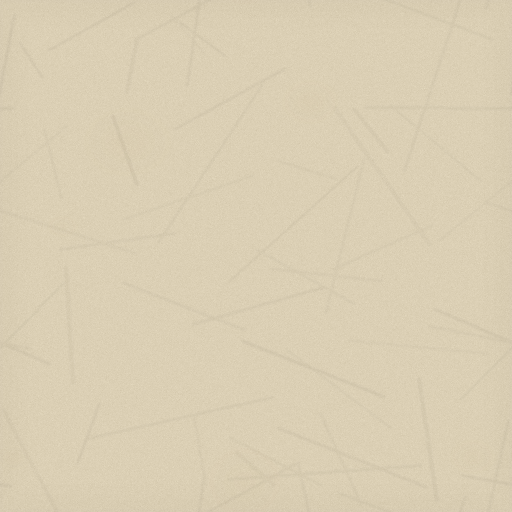
#> input picture game/gui/tex/parchment.png, 512 x 512 px, found by its file name
$ python gen_gui_assets.py
#> lines starting #> are read from the running program, lines starting #| are printed output that depends on the picture
# -*- coding: utf-8 -*-
"""
Redraw ALL medieval GUI assets (README-AI.md section 5.4).
Sizes are FIXED - they match the table and the Frame borders in screens.rpy.
Palette is strictly README 5.2. No gold, no gloss, no neon.
Textures come from game/gui/tex/ (gen_textures.py).
"""
import random
from PIL import Image, ImageDraw, ImageFilter, ImageFont

G = "game/gui"
TEX = G + "/tex"
FONT_DIR = "game/fonts"

# --- palette (README 5.2) ---
PAPER = "#e7dcc2"
EDGE = "#d3c19c"
DEEP = "#bfa87f"
WOOD_DARK = "#2c1d13"
WOOD_MID = "#3d2a1c"
WOOD_LIGHT = "#513a26"
INK = "#241811"          # main text ink
INK2 = "#4a382a"         # secondary ink
RULE = "#3a2a1d"         # ink rule color (5.3)
MUTED = "#6d5a45"
ACCENT = "#7b2f22"       # cinnabar
ACCENT_H = "#5c1f15"

# rgb triples for alpha-composited drawing (PIL: hex string + alpha tuple)
DEEP_RGB = (0xBF, 0xA8, 0x7F)
WOOD_DARK_RGB = (0x2C, 0x1D, 0x13)
CONFIRM_RGB = (0x1B, 0x12, 0x0C)

PARCH = Image.open(TEX + "/parchment.png").convert("RGBA")
#> PARCH is the input picture: PIL image 512x512 RGBA; mean R, G, B, A 218.1, 206.2, 179.5, 255
WOOD = Image.open(TEX + "/wood.png").convert("RGBA")
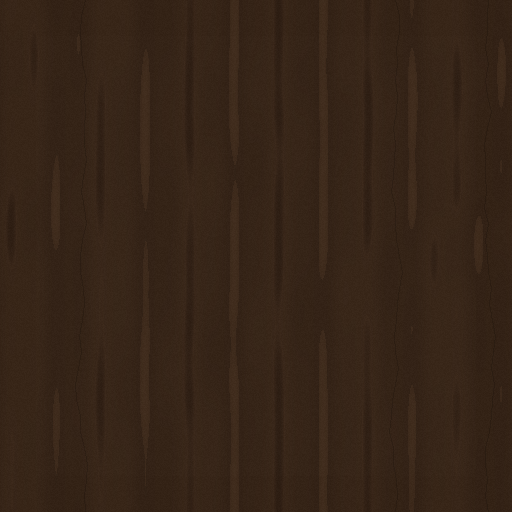
#> input picture game/gui/tex/wood.png, 512 x 512 px, found by its file name
#> WOOD is the input picture: PIL image 512x512 RGBA; mean R, G, B, A 54.1, 36.6, 23.6, 255


def paper_bg(w, h, ox=0, oy=0):
#> called with w = 1920, h = 277, ox = 463, oy = 476
    im = Image.new("RGBA", (w, h))
#> im: PIL image 1920x277 RGBA; every value is 0
    for x in range(-1, w // 512 + 2):
        for y in range(-1, h // 512 + 2):
            im.paste(PARCH, (x * 512 + ox, y * 512 + oy))
    return im.crop((0, 0, w, h)) if (ox or oy) else im


def wood_bg(w, h, ox=0, oy=0):
#> called with w = 1920, h = 13, ox = 0, oy = 0
    im = Image.new("RGBA", (w, h))
    for x in range(-1, w // 512 + 2):
        for y in range(-1, h // 512 + 2):
            im.paste(WOOD, (x * 512 + ox, y * 512 + oy))
    return im.crop((0, 0, w, h))


def solid(w, h, color):
    return Image.new("RGBA", (w, h), color)


def ink_box(im, x0, y0, x1, y1, lw=2, color=RULE):
    """2px double-line-safe box drawn with explicit rectangles (no AA)."""
    d = ImageDraw.Draw(im)
    d.rectangle([x0, y0, x1, y0 + lw - 1], fill=color)          # top
    d.rectangle([x0, y1 - lw + 1, x1, y1], fill=color)          # bottom
    d.rectangle([x0, y0 + lw, x0 + lw - 1, y1 - lw], fill=color)   # left
    d.rectangle([x1 - lw + 1, y0 + lw, x1, y1 - lw], fill=color)   # right


# [6 lines left out: function double_ink_box, not called in this run]


def darken(im, f=0.93):
    """Brightness multiply on RGB only (keep alpha)."""
    r, g, b, a = im.split()
    r = r.point(lambda v: int(v * f))
    g = g.point(lambda v: int(v * f))
    b = b.point(lambda v: int(v * f))
    return Image.merge("RGBA", (r, g, b, a))


def save(im, path):
    im.save(path)
    print("OK", path, im.size)


def ring(im, t, color=EDGE):
    """Solid uniform border ring t px thick - the 9-slice safe edge."""
    w, h = im.size
    d = ImageDraw.Draw(im)
    d.rectangle([0, 0, w - 1, t - 1], fill=color)
    d.rectangle([0, h - t, w - 1, h - 1], fill=color)
    d.rectangle([0, 0, t - 1, h - 1], fill=color)
    d.rectangle([w - t, 0, w - 1, h - 1], fill=color)


# ---------------------------------------------------------------- panels
def panel_paper(w, h, ring_t, dbl=True, inset=None, ox=0, oy=0):
    """Parchment panel: textured center, uniform ring, double ink rule."""
    im = paper_bg(w, h, ox, oy)
    ring(im, ring_t)
    if inset is None:
        inset = max(2, ring_t // 2 - 1)     # rule sits INSIDE the ring band
    ink_box(im, inset, inset, w - 1 - inset, h - 1 - inset, 2, RULE)
    if dbl:
        i2 = inset + 6                       # 2px line + 4px gap + 2px line
        if min(w, h) > 2 * i2 + 6:
            ink_box(im, i2, i2, w - 1 - i2, h - 1 - i2, 2, RULE)
    return im


def main():
    rnd = random.Random(11)
    off = lambda: (rnd.randint(0, 511), rnd.randint(0, 511))
    offk = lambda: {'ox': rnd.randint(0, 511), 'oy': rnd.randint(0, 511)}

    # ---------------- textbox 1920x277 (plain Image, no 9-slice)
    w, h = 1920, 277
    im = paper_bg(w, h, *off())
    d = ImageDraw.Draw(im)
    # 13 px dark wood "table edge" on top
    im.paste(wood_bg(w, 13), (0, 0))
    d = ImageDraw.Draw(im)
    d.rectangle([0, 13, w - 1, 13], fill=WOOD_DARK)
    # double ink rule along the wood edge
    d.rectangle([0, 16, w - 1, 17], fill=RULE)
    d.rectangle([0, 22, w - 1, 23], fill=RULE)
    # soft inner shadow under the rule (#bfa87f a40 -> 0 over 30 px).
    # drawn on a transparent overlay + alpha_composite: a direct ImageDraw
    # line with alpha REPLACES pixel alpha and punches holes in the paper.
    ov = Image.new("RGBA", (w, h), (0, 0, 0, 0))
    od = ImageDraw.Draw(ov)
    for i in range(30):
        a = int(40 * (1 - i / 30))
        od.line([(0, 26 + i), (w - 1, 26 + i)], fill=DEEP_RGB + (a,), width=1)
    im = Image.alpha_composite(im, ov)
    d = ImageDraw.Draw(im)
    # bottom = screen edge: no border, just a hair of deep shade
    d.rectangle([0, h - 2, w - 1, h - 1], fill=EDGE)
    save(im, G + "/textbox.png")
#> in save, `im.save(path)`:
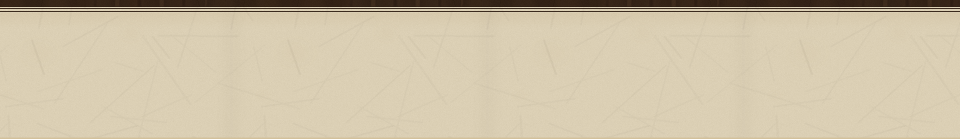
#> saved as textbox.png: PIL image 1920x277 RGBA (shown at 1/2 size); mean R, G, B, A 207.5, 195, 169, 255
#| OK game/gui/textbox.png (1920, 277)

    # ---------------- namebox 450x54, Borders(5,5,5,5)
    w, h = 450, 54
    im = panel_paper(w, h, 5, dbl=True, inset=1, ox=off()[0], oy=off()[1])
    d = ImageDraw.Draw(im)
    # vertical ink tick 3 px near the left edge
    d.rectangle([17, 14, 19, h - 15], fill=INK)
    save(im, G + "/namebox.png")
#| OK game/gui/namebox.png (450, 54)

    # ---------------- frame 900x375, Borders(6,6,6,6)
    im = panel_paper(900, 375, 6, dbl=True, inset=2, **offk())
    save(im, G + "/frame.png")
#| OK game/gui/frame.png (900, 375)

    # ---------------- notify 1383x64, Borders(24,8,60,8)
    im = panel_paper(1383, 64, 8, dbl=False, inset=3, **offk())
    save(im, G + "/notify.png")
#| OK game/gui/notify.png (1383, 64)

    # ---------------- skip 360x64, Borders(24,8,75,8)
    im = panel_paper(360, 64, 8, dbl=False, inset=3, **offk())
    save(im, G + "/skip.png")
#| OK game/gui/skip.png (360, 64)

    # ---------------- nvl 1920x1080, Borders(0,15,0,30)
    w, h = 1920, 1080
    im = paper_bg(w, h, *off())
    d = ImageDraw.Draw(im)
    # top band (15 px, stretched horizontally -> keep it flat-color)
    d.rectangle([0, 0, w - 1, 11], fill=WOOD_DARK)
    d.rectangle([0, 12, w - 1, 13], fill=RULE)
    ov = Image.new("RGBA", (w, h), (0, 0, 0, 0))  # see textbox alpha note
    od = ImageDraw.Draw(ov)
    for i in range(24):   # inner shadow below the band
        a = int(36 * (1 - i / 24))
        od.line([(0, 15 + i), (w - 1, 15 + i)], fill=DEEP_RGB + (a,))
    im = Image.alpha_composite(im, ov)
    d = ImageDraw.Draw(im)
    # bottom band (30 px)
    d.rectangle([0, h - 30, w - 1, h - 29], fill=RULE)
    d.rectangle([0, h - 26, w - 1, h - 1], fill=EDGE)
    save(im, G + "/nvl.png")
#> in save (call 6), `im.save(path)`:
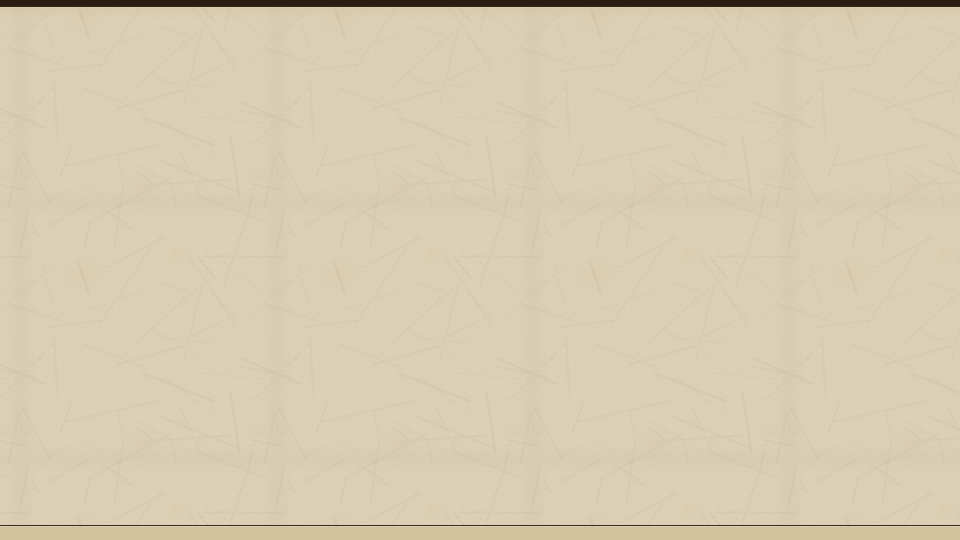
#> saved as nvl.png: PIL image 1920x1080 RGBA (shown at 1/2 size); mean R, G, B, A 215.4, 203.2, 176.5, 255
#| OK game/gui/nvl.png (1920, 1080)

    # ---------------- bubbles (9-slice 55,55,55,95)
    def bubble(w, h, tail):
#> called with w = 200, h = 155, tail = True
        im = Image.new("RGBA", (w, h), (0, 0, 0, 0))
#> im: PIL image 200x155 RGBA; every value is 0
        body = paper_bg(w, h, *off())
#> after the loop in paper_bg (call 7), `for x in range(-1, w // 512 + 2):`:
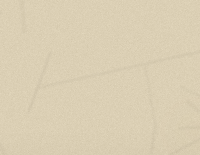
#> im: PIL image 200x155 RGBA; mean R, G, B, A 218.5, 206.5, 179.7, 255
        m = Image.new("L", (w, h), 0)
#> m: PIL image 200x155 L; every value is 0
        md = ImageDraw.Draw(m)
        md.rounded_rectangle([2, 2, w - 3, h - (30 if tail else 3)],
                             radius=16, fill=255)
        if tail:
            md.polygon([(18, h - 34), (6, h - 3), (44, h - 24)], fill=255)
        im.paste(body, (0, 0), m)
        d = ImageDraw.Draw(im)
        d.rounded_rectangle([2, 2, w - 3, h - (30 if tail else 3)],
                            radius=16, outline=RULE, width=2)
        if tail:
            d.polygon([(18, h - 34), (6, h - 3), (44, h - 24)],
                      fill=None, outline=RULE, width=2)
        return im

    save(bubble(200, 155, True), G + "/bubble.png")
#| OK game/gui/bubble.png (200, 155)

    # thoughtbubble 200x133: body + three trailing dots
    w, h = 200, 133
    im = Image.new("RGBA", (w, h), (0, 0, 0, 0))
#> im: PIL image 200x133 RGBA; every value is 0
    body = paper_bg(w, h, *off())
#> after the loop in paper_bg (call 8), `for x in range(-1, w // 512 + 2):`:
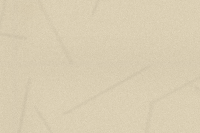
#> im: PIL image 200x133 RGBA; mean R, G, B, A 217.4, 205.4, 178.8, 255
    m = Image.new("L", (w, h), 0)
#> m: PIL image 200x133 L; every value is 0
    md = ImageDraw.Draw(m)
    md.rounded_rectangle([2, 2, w - 3, h - 14], radius=16, fill=255)
    md.ellipse([20, h - 20, 34, h - 6], fill=255)
    md.ellipse([8, h - 12, 16, h - 4], fill=255)
    im.paste(body, (0, 0), m)
    d = ImageDraw.Draw(im)
    d.rounded_rectangle([2, 2, w - 3, h - 14], radius=16, outline=RULE, width=2)
    d.ellipse([20, h - 20, 34, h - 6], outline=RULE, width=2)
    d.ellipse([8, h - 12, 16, h - 4], outline=RULE, width=2)
    save(im, G + "/thoughtbubble.png")
#| OK game/gui/thoughtbubble.png (200, 133)

    # ---------------- buttons
    def button(w, h, ring_t, inset, hover=False):
        im = panel_paper(w, h, ring_t, dbl=False, inset=inset, **offk())
#> after the loop in paper_bg (call 9), `for x in range(-1, w // 512 + 2):`:
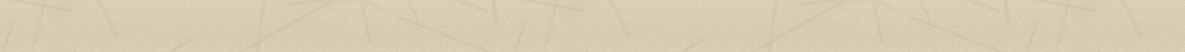
#> im: PIL image 1185x52 RGBA; mean R, G, B, A 216.3, 204.3, 177.7, 255
        if hover:
            im = darken(im, 0.92)
            ink_box(im, inset, inset, w - 1 - inset, h - 1 - inset, 2, ACCENT)
        return im

    # choice 1185x52, Borders(150,8,150,8)
    save(button(1185, 52, 8, 3), G + "/button/choice_idle_background.png")
#| OK game/gui/button/choice_idle_background.png (1185, 52)
    save(button(1185, 52, 8, 3, True), G + "/button/choice_hover_background.png")
#> in darken, `r, g, b, a = im.split()`:
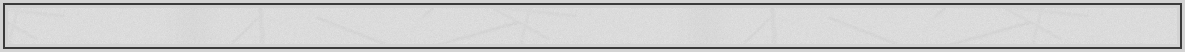
#> r: PIL image 1185x52 L; min 58, max 227, mean 204
#| OK game/gui/button/choice_hover_background.png (1185, 52)
    # plain 450x49, Borders(6,6,6,6)
    save(button(450, 49, 6, 2), G + "/button/idle_background.png")
#| OK game/gui/button/idle_background.png (450, 49)
    save(button(450, 49, 6, 2, True), G + "/button/hover_background.png")
#| OK game/gui/button/hover_background.png (450, 49)

    # quick 150x45, Borders(15,6,15,0): open bottom edge
    def quick(hover=False):
        w, h = 150, 45
        im = paper_bg(w, h, *off())
        d = ImageDraw.Draw(im)
        # uniform bands: top 6 px; bottom 10 px flat paper-ish (border=0 ->
        # center stretches, keep bottom rows featureless)
        d.rectangle([0, 0, w - 1, 5], fill=EDGE)
        d.rectangle([0, 0, 5, h - 11], fill=EDGE)
        d.rectangle([w - 6, 0, w - 1, h - 11], fill=EDGE)
        d.rectangle([0, h - 10, w - 1, h - 1], fill=PAPER)
        col = ACCENT if hover else RULE
        d.rectangle([2, 2, w - 3, 3], fill=col)
        d.rectangle([2, 2, 3, h - 11], fill=col)
        d.rectangle([w - 4, 2, w - 3, h - 11], fill=col)
        if hover:
            im = darken(im, 0.92)
            d = ImageDraw.Draw(im)
            d.rectangle([2, 2, w - 3, 3], fill=ACCENT)
            d.rectangle([2, 2, 3, h - 11], fill=ACCENT)
            d.rectangle([w - 4, 2, w - 3, h - 11], fill=ACCENT)
        return im

    save(quick(), G + "/button/quick_idle_background.png")
#| OK game/gui/button/quick_idle_background.png (150, 45)
    save(quick(True), G + "/button/quick_hover_background.png")
#| OK game/gui/button/quick_hover_background.png (150, 45)

    # slot 414x309, Borders(15,15,15,15) - fixed size, free to decorate
    def slot(hover=False):
#> called with hover = False
        w, h = 414, 309
        im = panel_paper(w, h, 15, dbl=True, inset=4, **offk())
        col = ACCENT if hover else RULE
        if hover:
            im = darken(im, 0.92)
            ink_box(im, 4, 4, w - 5, h - 5, 2, col)
            ink_box(im, 12, 12, w - 13, h - 13, 2, col)
        d = ImageDraw.Draw(im)
        # corner lozenges (ink diamonds) - static, decorative
        for cx, cy in [(22, 22), (w - 23, 22), (22, h - 23), (w - 23, h - 23)]:
            d.polygon([(cx, cy - 4), (cx + 4, cy), (cx, cy + 4), (cx - 4, cy)],
                      fill=col)
        return im

    save(slot(), G + "/button/slot_idle_background.png")
#| OK game/gui/button/slot_idle_background.png (414, 309)
    save(slot(True), G + "/button/slot_hover_background.png")
#| OK game/gui/button/slot_hover_background.png (414, 309)

    # ---------------- check / radio foregrounds 105x49 (task #6.2)
    # Frame-as-Window semantics: a bare Image foreground keeps native size and
    # is anchored bottom-left; borders(78,0,27,0) => text occupies x0..77 and
    # the circle sits at x78..99 right behind it. Screens styles anchor the
    # foreground xalign=1.0, so the circle renders at the RIGHT edge of the
    # plate: [ text ... (o) ]. Left 78 px stay transparent for the text.
    WFG, HFG = 105, 49
    CX0, CY0, CX1, CY1 = 78, 14, 99, 35      # 21x21 circle box
    INK_C = "#3a2c1c"                         # ink outline per lead's note
    INK_C_H = "#54402a"                       # hover: slightly lighter ink
    WHITE = "#f2ecdc"                         # warm paper-white marker dot

    def fg_base():
        return Image.new("RGBA", (WFG, HFG), (0, 0, 0, 0))

    def fg_radio(kind):
        im = fg_base(); d = ImageDraw.Draw(im)
        if kind == "idle":
            d.ellipse([CX0, CY0, CX1, CY1], outline=INK_C, width=2)
        elif kind == "hover":
            d.ellipse([CX0, CY0, CX1, CY1], outline=INK_C_H, width=2)
        elif kind == "selected":
            d.ellipse([CX0, CY0, CX1, CY1], fill=ACCENT)
            d.ellipse([CX0, CY0, CX1, CY1], outline=RULE, width=1)
            d.ellipse([85, 21, 92, 28], fill=WHITE)
        else:  # selected_hover: same fill, brighter rim
            d.ellipse([CX0, CY0, CX1, CY1], fill=ACCENT)
            d.ellipse([CX0, CY0, CX1, CY1], outline=ACCENT_H, width=2)
            d.ellipse([85, 21, 92, 28], fill=WHITE)
        return im

    def fg_check(kind):
        im = fg_base(); d = ImageDraw.Draw(im)
        box = [CX0 + 1, CY0, CX1 - 1, CY1]
        col = {"idle": INK_C, "hover": INK_C_H}.get(kind, RULE)
        if kind in ("idle", "hover"):
            d.rectangle(box, outline=col, width=2)
        else:
            d.rectangle(box, fill=ACCENT)
            d.line([(CX0 + 5, 26), (CX0 + 9, 31), (CX1 - 4, 18)],
                   fill=WHITE, width=3, joint="curve")
        return im

    for kind, suffix in [("idle", ""), ("hover", "_hover"),
                         ("selected", "_selected"),
                         ("selected_hover", "_selected_hover")]:
        save(fg_radio(kind), G + "/button/radio%s_foreground.png" % suffix)
        save(fg_check(kind), G + "/button/check%s_foreground.png" % suffix)

    # ---------------- bars 525x38 / 38x525, Borders(6,6,6,6)
    def hbar_filled():
        w, h = 525, 38
        im = solid(w, h, ACCENT)
        d = ImageDraw.Draw(im)
        d.rectangle([0, 0, w - 1, 1], fill=ACCENT_H)
        d.rectangle([0, h - 2, w - 1, h - 1], fill=ACCENT_H)
        ink_box(im, 0, 0, w - 1, h - 1, 2, INK)
        # subtle fibre speckle, still cinnabar-family
        for _ in range(240):
            x, y = rnd.randint(3, w - 4), rnd.randint(3, h - 4)
            d.point((x, y), fill=ACCENT_H)
        return im

    def hbar_muted():
        w, h = 525, 38
        im = solid(w, h, EDGE)
        d = ImageDraw.Draw(im)
        d.rectangle([0, 0, w - 1, 1], fill=DEEP)
        d.rectangle([0, h - 2, w - 1, h - 1], fill=DEEP)
        ink_box(im, 0, 0, w - 1, h - 1, 2, RULE)
        return im

    lf = hbar_filled(); rt = hbar_muted()
    save(lf, G + "/bar/left.png")
#| OK game/gui/bar/left.png (525, 38)
#| OK game/gui/bar/right.png (525, 38)
#| OK game/gui/bar/top.png (38, 525)
#| OK game/gui/bar/bottom.png (38, 525)
    save(rt, G + "/bar/right.png")
    save(lf.transpose(Image.ROTATE_90), G + "/bar/top.png")
    save(rt.transpose(Image.ROTATE_90), G + "/bar/bottom.png")

    # ---------------- sliders 525x38 bar / 15x38 thumb
    def slider_bar(hover=False):
        w, h = 525, 38
        im = solid(w, h, EDGE)
        d = ImageDraw.Draw(im)
        col = ACCENT if hover else RULE
        d.rectangle([0, 2, w - 1, 3], fill=col)          # in top band
        d.rectangle([0, h - 4, w - 1, h - 3], fill=col)  # in bottom band
        d.rectangle([0, 16, w - 1, 21], fill=DEEP)       # groove (center)
        return im

    def slider_thumb(hover=False):
        w, h = 15, 38
        im = solid(w, h, WOOD_MID)
        d = ImageDraw.Draw(im)
        edge = ACCENT if hover else WOOD_DARK
        d.rectangle([0, 0, w - 1, 1], fill=edge)
        d.rectangle([0, h - 2, w - 1, h - 1], fill=edge)
        d.rectangle([0, 0, 1, h - 1], fill=edge)
        d.rectangle([w - 2, 0, w - 1, h - 1], fill=edge)
        d.rectangle([6, 4, 8, h - 5], fill=WOOD_LIGHT)   # grain highlight
        return im

    hb = slider_bar(False); hh = slider_bar(True)
    tb = slider_thumb(False); th = slider_thumb(True)
    save(hb, G + "/slider/horizontal_idle_bar.png")
#| OK game/gui/slider/horizontal_idle_bar.png (525, 38)
#| OK game/gui/slider/horizontal_hover_bar.png (525, 38)
#| OK game/gui/slider/vertical_idle_bar.png (38, 525)
#| OK game/gui/slider/vertical_hover_bar.png (38, 525)
    save(hh, G + "/slider/horizontal_hover_bar.png")
    save(tb, G + "/slider/horizontal_idle_thumb.png")
    save(th, G + "/slider/horizontal_hover_thumb.png")
    save(hb.transpose(Image.ROTATE_90), G + "/slider/vertical_idle_bar.png")
    save(hh.transpose(Image.ROTATE_90), G + "/slider/vertical_hover_bar.png")
    save(tb.transpose(Image.ROTATE_90), G + "/slider/vertical_idle_thumb.png")
    save(th.transpose(Image.ROTATE_90), G + "/slider/vertical_hover_thumb.png")

    # ---------------- scrollbars 1050x18 / thumb same size
    def sb_bar(hover=False):
        w, h = 1050, 18
        im = solid(w, h, EDGE)
        d = ImageDraw.Draw(im)
        col = ACCENT if hover else RULE
        d.rectangle([0, 3, w - 1, 3], fill=col)
        d.rectangle([0, h - 4, w - 1, h - 4], fill=col)
        d.rectangle([0, 8, w - 1, 9], fill=DEEP)
        return im

    def sb_thumb(hover=False):
        w, h = 1050, 18
        im = solid(w, h, INK2 if not hover else ACCENT_H)
        d = ImageDraw.Draw(im)
        d.rectangle([0, 0, w - 1, 1], fill=INK)
        d.rectangle([0, h - 2, w - 1, h - 1], fill=INK)
        d.rectangle([2, 7, w - 3, 10], fill=MUTED)
        return im

    b = sb_bar(False); bh = sb_bar(True)
    t = sb_thumb(False); tth = sb_thumb(True)
    save(b, G + "/scrollbar/horizontal_idle_bar.png")
#| OK game/gui/scrollbar/horizontal_idle_bar.png (1050, 18)
#| OK game/gui/scrollbar/horizontal_hover_bar.png (1050, 18)
#| OK game/gui/scrollbar/horizontal_idle_thumb.png (1050, 18)
#| OK game/gui/scrollbar/horizontal_hover_thumb.png (1050, 18)
    save(bh, G + "/scrollbar/horizontal_hover_bar.png")
    save(t, G + "/scrollbar/horizontal_idle_thumb.png")
    save(tth, G + "/scrollbar/horizontal_hover_thumb.png")
    save(b.transpose(Image.ROTATE_90), G + "/scrollbar/vertical_idle_bar.png")
    save(bh.transpose(Image.ROTATE_90), G + "/scrollbar/vertical_hover_bar.png")
    save(t.transpose(Image.ROTATE_90), G + "/scrollbar/vertical_idle_thumb.png")
    save(tth.transpose(Image.ROTATE_90), G + "/scrollbar/vertical_hover_thumb.png")

    # ---------------- menu backgrounds 1920x1080
    def menu_bg(path, seed):
#> called with path = 'game/gui/main_menu.png', seed = 101
        r2 = random.Random(seed)
        w, h = 1920, 1080
        im = wood_bg(w, h, r2.randint(0, 511), r2.randint(0, 511))
        # parchment sheet, 60 px margin, drop shadow 6/18/a90
        sh = Image.new("RGBA", (w, h), (0, 0, 0, 0))
        sd = ImageDraw.Draw(sh)
        sd.rectangle([60 + 6, 60 + 6, w - 61 + 6, h - 61 + 6],
                     fill=(0, 0, 0, 90))
        sh = sh.filter(ImageFilter.GaussianBlur(18))
        im = Image.alpha_composite(im, sh)
        sheet = paper_bg(w - 120, h - 120, r2.randint(0, 511), r2.randint(0, 511))
        # sheet inner shadow near its own edges (aged look), overlay-composited
        # so pixel alpha stays 255 (plain ImageDraw would punch holes)
        sov = Image.new("RGBA", sheet.size, (0, 0, 0, 0))
        sd2 = ImageDraw.Draw(sov)
        for i in range(18):
            a = int(26 * (1 - i / 18))
            sd2.rectangle([i, i, sheet.width - 1 - i, sheet.height - 1 - i],
                          outline=DEEP_RGB + (a,))
        sheet = Image.alpha_composite(sheet, sov)
        im.paste(sheet, (60, 60))
        d = ImageDraw.Draw(im)
        # double ink frame on the sheet
        d.rectangle([60, 60, w - 61, h - 61], outline=RULE, width=2)
        ink_box(im, 78, 78, w - 79, h - 79, 2, RULE)
        ink_box(im, 86, 86, w - 87, h - 87, 2, RULE)
        save(im, path)

    menu_bg(G + "/main_menu.png", 101)
    menu_bg(G + "/game_menu.png", 202)

    # ---------------- overlays 1920x1080
    w, h = 1920, 1080

    def nav_wash(path):
        """Затенение ТОЛЬКО под левой колонкой навигации.

        Рамки main_menu_frame / game_menu_outer_frame рисуют этот PNG 1:1 на
        весь экран, поэтому форма затемнения задаётся здесь, а не размером
        рамки. Ранее ложились равномерной тонировкой на весь пергаментный
        лист: в главном меню лист темнел до #887b68 (цитаты 3.6:1, название
        2.5:1), в игровом меню колонки настроек падали до 2.7:1.
        """
#> called with path = 'game/gui/overlay/main_menu.png'
        im = Image.new("RGBA", (w, h))
        d = ImageDraw.Draw(im)
        for x in range(w):
            if x <= 380:
                a = 125
            elif x < 460:
                a = int(125 * (460 - x) / 80)
            else:
                a = 0
            if a:
                d.line([(x, 0), (x, h - 1)], fill=WOOD_DARK_RGB + (a,))
        save(im, path)

    nav_wash(G + "/overlay/main_menu.png")
    nav_wash(G + "/overlay/game_menu.png")

    save(solid(w, h, CONFIRM_RGB + (150,)), G + "/overlay/confirm.png")

    # ---------------- window icon 250x250
    w, h = 250, 250
    im = Image.new("RGBA", (w, h), (0, 0, 0, 0))
    body = paper_bg(w, h, 7, 3)
    m = Image.new("L", (w, h), 0)
    ImageDraw.Draw(m).rounded_rectangle([2, 2, w - 3, h - 3], radius=30, fill=255)
    im.paste(body, (0, 0), m)
    d = ImageDraw.Draw(im)
    d.rounded_rectangle([2, 2, w - 3, h - 3], radius=30, outline=INK, width=3)
    d.rounded_rectangle([9, 9, w - 10, h - 10], radius=24, outline=RULE, width=2)
    f_big = ImageFont.truetype(FONT_DIR + "/OldStandard-Bold.ttf", 96)
    f_sm = ImageFont.truetype(FONT_DIR + "/OldStandard-Regular.ttf", 40)
    for ch, cx in (("О", 62), ("Д", 188)):
        bb = d.textbbox((0, 0), ch, font=f_big)
        d.text((cx - (bb[0] + bb[2]) / 2, 68), ch, font=f_big, fill=INK)
#> this loop made 2 passes
#> bb on passes 1 to 2: (0, 18, 76, 91), (0, 20, 75, 105)
    d.text((125 - 14, 100), "и", font=f_sm, fill=ACCENT)
    d.rectangle([70, 196, 180, 198], fill=RULE)
    save(im, G + "/window_icon.png")


if __name__ == "__main__":
    main()
